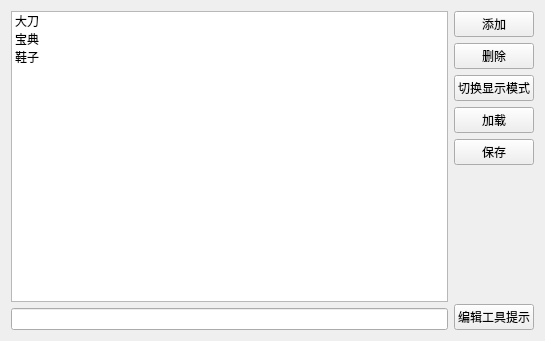
<?xml version="1.0" encoding="UTF-8"?>
<ui version="4.0">
 <class>Widget</class>
 <widget class="QWidget" name="Widget">
  <property name="geometry">
   <rect>
    <x>0</x>
    <y>0</y>
    <width>545</width>
    <height>341</height>
   </rect>
  </property>
  <property name="windowTitle">
   <string>Widget</string>
  </property>
  <layout class="QHBoxLayout" name="horizontalLayout">
   <item>
    <layout class="QVBoxLayout" name="verticalLayout_2">
     <item>
      <widget class="QListWidget" name="listWidget">
       <item>
        <property name="text">
         <string>大刀</string>
        </property>
        <property name="toolTip">
         <string>&lt;html&gt;&lt;head/&gt;&lt;body&gt;&lt;p&gt;&lt;img src=&quot;:/icons/afac.jpg&quot;/&gt;&lt;/p&gt;&lt;p&gt;&lt;span style=&quot; font-family:'宋体,arial,sans-serif'; font-size:12px; color:#0090ff; background-color:#121212;&quot;&gt;+999点攻击力&lt;br/&gt;+30%攻速&lt;br/&gt;-20点敏 捷&lt;br/&gt;&lt;/span&gt;&lt;span style=&quot; font-family:'宋体,arial,sans-serif'; font-size:12px; color:#66ffff; background-color:#121212;&quot;&gt;+35%的物理攻击闪避&lt;/span&gt;&lt;/p&gt;&lt;/body&gt;&lt;/html&gt;</string>
        </property>
        <property name="icon">
         <iconset resource="icons.qrc">
          <normaloff>:/icons/afac.jpg</normaloff>:/icons/afac.jpg</iconset>
        </property>
       </item>
       <item>
        <property name="text">
         <string>宝典</string>
        </property>
        <property name="toolTip">
         <string>&lt;html&gt;&lt;head/&gt;&lt;body&gt;&lt;p&gt;&lt;img src=&quot;:/icons/ajen.jpg&quot;/&gt;&lt;/p&gt;&lt;p&gt;&lt;span style=&quot; font-family:'宋体,arial,sans-serif'; font-size:12px; color:#0090ff; background-color:#121212;&quot;&gt;+10点攻击力&lt;br/&gt;+10%攻速&lt;br/&gt;+10点敏 捷&lt;br/&gt;&lt;/span&gt;&lt;span style=&quot; font-family:'宋体,arial,sans-serif'; font-size:12px; color:#66ffff; background-color:#121212;&quot;&gt;+40%的物理攻击闪避&lt;/span&gt;&lt;/p&gt;&lt;/body&gt;&lt;/html&gt;</string>
        </property>
        <property name="icon">
         <iconset resource="icons.qrc">
          <normaloff>:/icons/ajen.jpg</normaloff>:/icons/ajen.jpg</iconset>
        </property>
       </item>
       <item>
        <property name="text">
         <string>鞋子</string>
        </property>
        <property name="toolTip">
         <string>&lt;html&gt;&lt;head/&gt;&lt;body&gt;&lt;p&gt;&lt;img src=&quot;:/icons/belv.jpg&quot;/&gt;&lt;/p&gt;&lt;p&gt;&lt;span style=&quot; font-family:'宋体,arial,sans-serif'; font-size:12px; color:#0090ff; background-color:#121212;&quot;&gt;+10点攻击力&lt;br/&gt;+10%攻速&lt;br/&gt;+80点敏 捷&lt;br/&gt;&lt;/span&gt;&lt;span style=&quot; font-family:'宋体,arial,sans-serif'; font-size:12px; color:#66ffff; background-color:#121212;&quot;&gt;+50%的物理攻击闪避&lt;/span&gt;&lt;/p&gt;&lt;/body&gt;&lt;/html&gt;</string>
        </property>
        <property name="icon">
         <iconset resource="icons.qrc">
          <normaloff>:/icons/belv.jpg</normaloff>:/icons/belv.jpg</iconset>
        </property>
       </item>
      </widget>
     </item>
     <item>
      <widget class="QLineEdit" name="lineEditToolTip"/>
     </item>
    </layout>
   </item>
   <item>
    <layout class="QVBoxLayout" name="verticalLayout">
     <item>
      <widget class="QPushButton" name="btnAdd">
       <property name="text">
        <string>添加</string>
       </property>
      </widget>
     </item>
     <item>
      <widget class="QPushButton" name="btnDel">
       <property name="text">
        <string>删除</string>
       </property>
      </widget>
     </item>
     <item>
      <widget class="QPushButton" name="btnViewMode">
       <property name="text">
        <string>切换显示模式</string>
       </property>
      </widget>
     </item>
     <item>
      <widget class="QPushButton" name="btnLoad">
       <property name="text">
        <string>加载</string>
       </property>
      </widget>
     </item>
     <item>
      <widget class="QPushButton" name="btnSave">
       <property name="text">
        <string>保存</string>
       </property>
      </widget>
     </item>
     <item>
      <spacer name="verticalSpacer">
       <property name="orientation">
        <enum>Qt::Orientation::Vertical</enum>
       </property>
       <property name="sizeHint" stdset="0">
        <size>
         <width>20</width>
         <height>40</height>
        </size>
       </property>
      </spacer>
     </item>
     <item>
      <widget class="QPushButton" name="btnEditToolTip">
       <property name="text">
        <string>编辑工具提示</string>
       </property>
      </widget>
     </item>
    </layout>
   </item>
  </layout>
 </widget>
 <resources>
  <include location="icons.qrc"/>
 </resources>
 <connections/>
</ui>
